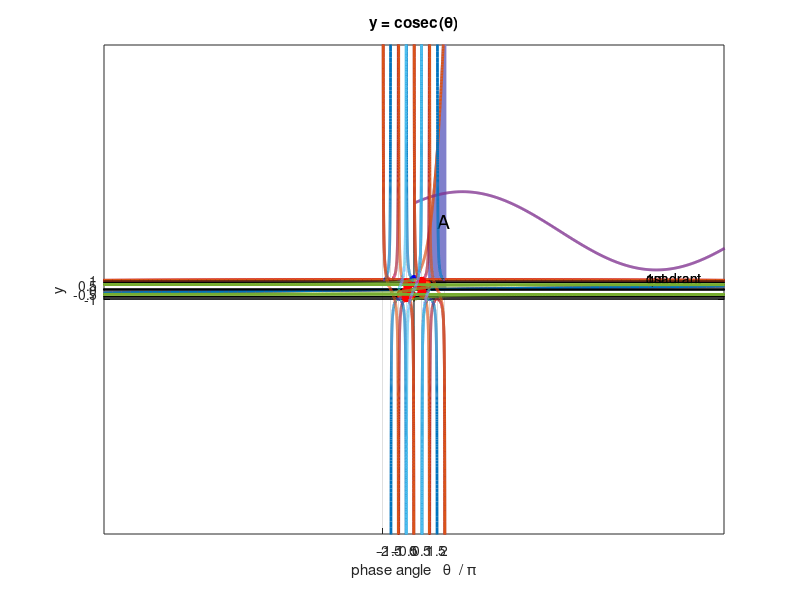

Source code (MATLAB):
% math_4u_01.m

clear all
close all
clc

xMin = 0;
xMax= 2.5;
N = 500;

x = linspace(xMin,xMax,N);
y = 3.*x.^3 + 2.*x +1;

x1 = linspace(1,2,N);
y2 = 3.*x1.^3 + 2.*x1 +1;

figure(1)
   fs = 12; LW = 2;
   set(gcf,'units','normalized','position',[0.1 0.1 0.2 0.3]);
   set(gca,'fontsize',fs);
   
   col = 'b';
   tx = 'x';  ty = 'y'; 
   
   xP = x1;   yP = y2;
   h_area = area(xP,yP,'lineWidth',LW);
   set(h_area,'FaceColor',[0.5 0.5 0.8],'EdgeColor',[0.5 0.5 0.8]);
   hold on
   
   xP = x;   yP = y;
   plot(xP,yP,'lineWidth',LW);
   hold on
   
   text(1.5,7,'A','fontsize',14);
   title('y = 3x^2 + 2x + 1');
   xlabel(tx); ylabel(ty);
   grid on; box on;
 
   
%%    math_trig.doc   sine function
clear all
close all
clc

tMin = -360;
tMax= 360;
N = 2500;

t = linspace(tMin,tMax,N);
y = sind(t);

figure(1)
   fs = 10; LW = 2;
   set(gcf,'units','normalized','position',[0.1 0.1 0.6 0.4]);
   set(gca,'fontsize',fs);
   
   col = 'b';
   tx = 'angle \theta  [degrees]';  ty = 'y'; 
   
   xP = t;   yP = y;
   plot(xP,yP,'lineWidth',LW);
   hold on
      
   xlabel(tx); ylabel(ty);
   grid on; box on;
   set(gca,'XLim',[-360 360]);
   set(gca,'Xtick',tMin:45:tMax);
   
 %%    math_trig.doc   cosine function
clear all
close all
clc

tMin = -360;
tMax= 360;
N = 2500;

t = linspace(tMin,tMax,N);
y = cosd(t);
t1 = tMin:30:tMax;
y1 = cosd(t1);

figure(1)
   fs = 10; LW = 2;
   set(gcf,'units','normalized','position',[0.1 0.1 0.6 0.4]);
   set(gca,'fontsize',fs);
   
   col = 'b';
   tx = 'angle \theta  [degrees]';  ty = 'y'; 
   
   xP = t;   yP = y;
   plot(xP,yP,'lineWidth',LW);
   hold on
    xP = t1;   yP = y1;
   h_plot = plot(xP,yP,'o');
   set(h_plot,'MarkerFaceColor','b','MarkerEdgeColor','b');
   col = 'k';LW = 1.5;
   xP = [tMin tMax];   yP = [0 0];
   plot(xP,yP,col,'lineWidth',LW);
   
   col = 'k';LW = 0.5;
   xP = [0 0];   yP = [-1.2 1.2];
   plot(xP,yP,col,'lineWidth',LW); 
   
   col = 'k';LW = 0.5;
   xP = [90 90];   yP = [-1.2 1.2];
   plot(xP,yP,col,'lineWidth',LW); 
   xP = [180 180];   yP = [-1.2 1.2];
   plot(xP,yP,col,'lineWidth',LW); 
   xP = [270 270];   yP = [-1.2 1.2];
   plot(xP,yP,col,'lineWidth',LW);
   xP = [360 360];   yP = [-1.2 1.2];
   plot(xP,yP,col,'lineWidth',LW); 
   
   xP = [-360 360];   yP = [0.5 0.5];
   plot(xP,yP,col,'lineWidth',LW); 
   xP = [-360 360];   yP = [1/sqrt(2) 1/sqrt(2)];
   plot(xP,yP,col,'lineWidth',LW); 
   xP = [-360 360];   yP = [sqrt(3)/2 sqrt(3)/2];
   plot(xP,yP,col,'lineWidth',LW); 
   xP = [-360 360];   yP = [-0.5 -0.5];
   plot(xP,yP,col,'lineWidth',LW); 
   xP = [-360 360];   yP = [-1/sqrt(2) -1/sqrt(2)];
   plot(xP,yP,col,'lineWidth',LW); 
   xP = [-360 360];   yP = [-sqrt(3)/2 -sqrt(3)/2];
   plot(xP,yP,col,'lineWidth',LW); 
   
   
   xlabel(tx); ylabel(ty);
   grid on; box on;
   
   text(15,1.2,'1st');
   text(15,1.1,'quadrant');
   text(15+90,1.2,'2nd');
   text(15+90,1.1,'quadrant');
   text(15+180,1.2,'3nd');
   text(15+180,1.1,'quadrant');
   text(15+270,1.2,'4th');
   text(15+270,1.1,'quadrant');
   
   set(gca,'XLim',[-360 360]);
   set(gca,'Xtick',tMin:45:tMax);
   set(gca,'YLim',[-1.2 1.3]);  
   
%%    math_trig.doc   tan function
clear all
close all
clc

tMin = -360;
tMax= 360;
N = 2500;
Ylimit = 20;
t = linspace(tMin,tMax,N);
y = tand(t);

figure(1)
   fs = 10; LW = 2;
   set(gcf,'units','normalized','position',[0.1 0.1 0.6 0.4]);
   set(gca,'fontsize',fs);
   
   col = 'b';
   tx = 'angle \theta  [degrees]';  ty = 'y'; 
   
   xP = t;   yP = y;
   plot(xP,yP,'lineWidth',LW);
   hold on
    col = 'k';LW = 0.5;
   xP = [-360 360];   yP = [0 0];
   plot(xP,yP,col,'lineWidth',LW); 
   xP = [0 0];   yP = [-Ylimit Ylimit];
   plot(xP,yP,col,'lineWidth',LW);
   xP = [-360 360];   yP = [1 1];
   plot(xP,yP,col,'lineWidth',LW); 
   xP = [-360 360];   yP = [-1 -1];
   plot(xP,yP,col,'lineWidth',LW); 
   
   %xlabel(tx);
   ylabel(ty);
   grid on; box on;
   set(gca,'XLim',[-360 360]);
   set(gca,'Xtick',tMin:45:tMax);
   
   set(gca,'YLim',[-Ylimit Ylimit]);
   
   %%    math_trig.doc   sine and cosine functions
clear all
close all
clc

tMin = -360;
tMax= 360;
N = 2500;
Ylimit = 1.20;
t = linspace(tMin,tMax,N);
ys = sind(t);
yc = cosd(t);

figure(1)
   fs = 10; LW = 2;
   set(gcf,'units','normalized','position',[0.1 0.1 0.5 0.3]);
   set(gca,'fontsize',fs);
   
   col = 'b';
   tx = 'angle \theta  [degrees]';  ty = 'y'; 
   
   xP = t;   yP = ys;
   plot(xP,yP,'lineWidth',LW);
   hold on
    col = 'r';LW = 2;
   xP = t;   yP = yc;
   plot(xP,yP,col,'lineWidth',LW); 
   
   col = 'k';LW = 0.5;
   xP = [-360 360];   yP = [0 0];
   plot(xP,yP,col,'lineWidth',LW); 
   
   col = 'k';LW = 0.5;
   xP = [0 0];   yP = [-Ylimit Ylimit];
   plot(xP,yP,col,'lineWidth',LW); 
   
   
   %xlabel(tx);
   ylabel(ty);
   grid on; box on;
   set(gca,'XLim',[-360 360]);
   set(gca,'Xtick',tMin:45:tMax);
   
   set(gca,'YLim',[-Ylimit Ylimit]);
   
   %%    math_trig.doc   sine function
clear all
close all
clc

tMin = -360;
tMax= 360;
N = 2500;

t = linspace(tMin,tMax,N);
y = sind(t);

figure(1)
   fs = 10; LW = 2;
   set(gcf,'units','normalized','position',[0.1 0.1 0.6 0.4]);
   set(gca,'fontsize',fs);
   
   col = 'b';
   tx = 'angle \theta  [degrees]';  ty = 'y'; 
   
   xP = t;   yP = y;
   plot(xP,yP,'lineWidth',LW);
   hold on
      
   xlabel(tx); ylabel(ty);
   grid on; box on;
   set(gca,'XLim',[-360 360]);
   set(gca,'Xtick',tMin:45:tMax);
   
 %%    math_trig.doc   cosine function
clear all
close all
clc

tMin = -360;
tMax= 360;
N = 2500;

t = linspace(tMin,tMax,N);
y = cosd(t);
t1 = tMin:30:tMax;
y1 = cosd(t1);

figure(1)
   fs = 10; LW = 2;
   set(gcf,'units','normalized','position',[0.1 0.1 0.6 0.4]);
   set(gca,'fontsize',fs);
   
   col = 'b';
   tx = 'angle \theta  [degrees]';  ty = 'y'; 
   
   xP = t;   yP = y;
   plot(xP,yP,'lineWidth',LW);
   hold on
    xP = t1;   yP = y1;
   h_plot = plot(xP,yP,'o');
   set(h_plot,'MarkerFaceColor','b','MarkerEdgeColor','b');
   col = 'k';LW = 1.5;
   xP = [tMin tMax];   yP = [0 0];
   plot(xP,yP,col,'lineWidth',LW);
   
   col = 'k';LW = 0.5;
   xP = [0 0];   yP = [-1.2 1.2];
   plot(xP,yP,col,'lineWidth',LW); 
   
   col = 'k';LW = 0.5;
   xP = [90 90];   yP = [-1.2 1.2];
   plot(xP,yP,col,'lineWidth',LW); 
   xP = [180 180];   yP = [-1.2 1.2];
   plot(xP,yP,col,'lineWidth',LW); 
   xP = [270 270];   yP = [-1.2 1.2];
   plot(xP,yP,col,'lineWidth',LW);
   xP = [360 360];   yP = [-1.2 1.2];
   plot(xP,yP,col,'lineWidth',LW); 
   
   xP = [-360 360];   yP = [0.5 0.5];
   plot(xP,yP,col,'lineWidth',LW); 
   xP = [-360 360];   yP = [1/sqrt(2) 1/sqrt(2)];
   plot(xP,yP,col,'lineWidth',LW); 
   xP = [-360 360];   yP = [sqrt(3)/2 sqrt(3)/2];
   plot(xP,yP,col,'lineWidth',LW); 
   xP = [-360 360];   yP = [-0.5 -0.5];
   plot(xP,yP,col,'lineWidth',LW); 
   xP = [-360 360];   yP = [-1/sqrt(2) -1/sqrt(2)];
   plot(xP,yP,col,'lineWidth',LW); 
   xP = [-360 360];   yP = [-sqrt(3)/2 -sqrt(3)/2];
   plot(xP,yP,col,'lineWidth',LW); 
   
   
   xlabel(tx); ylabel(ty);
   grid on; box on;
   
   text(15,1.2,'1st');
   text(15,1.1,'quadrant');
   text(15+90,1.2,'2nd');
   text(15+90,1.1,'quadrant');
   text(15+180,1.2,'3nd');
   text(15+180,1.1,'quadrant');
   text(15+270,1.2,'4th');
   text(15+270,1.1,'quadrant');
   
   set(gca,'XLim',[-360 360]);
   set(gca,'Xtick',tMin:45:tMax);
   set(gca,'YLim',[-1.2 1.3]);  
   
%%    math_trig.doc   y = y0+ymax sin(2pit/T + phi) function
clear all
close all
clc

tMin = 0;
tMax= 100;
T = 25;
y0 = 6;
phi = pi/4;
ymax = 4;
N = 2500;
Ylimit = 12;
t = linspace(tMin,tMax,N);

y = y0 + ymax .* sin(2*pi*t/T + phi);

figure(1)
   fs = 10; LW = 2;
   set(gcf,'units','normalized','position',[0.1 0.1 0.6 0.4]);
   set(gca,'fontsize',fs);
   
   col = 'b';
   tx = 'angle \theta  [degrees]';  ty = 'y'; 
   
   xP = t;   yP = y;
   plot(xP,yP,'lineWidth',LW);
  
   xlabel('time  t  [a.u.]');
   ylabel('displacement  y  [a.u.]');
   grid on; box on;
   %set(gca,'XLim',[-360 360]);
   %set(gca,'Xtick',tMin:45:tMax);
   set(gca,'YLim',[0 Ylimit]);
   
  %%    math_trig.doc   y = sin(theta) function
clear all
close all
clc

tMin = -1*pi;
tMax= 1*pi;

N = 2500;
Ylimit = 1.2;
t = linspace(tMin,tMax,N);

y = sin(t);
figure(1)
   fs = 10; LW = 2;
   set(gcf,'units','normalized','position',[0.1 0.1 0.4 0.25]);
   set(gca,'fontsize',fs);
   
   col = 'b';
   tx = 'angle \theta  [degrees]';  ty = 'y'; 
   
   xP = t/(pi);   yP = y;
   plot(xP,yP,'lineWidth',LW);
  
   xlabel('phase angle   \theta  / \pi');
   ylabel('y');
    title('y = sin(\theta)');
   grid on; box on;
   %set(gca,'XLim',[-360 360]);
   set(gca,'Xtick',-2:0.5:2);
   set(gca,'YLim',[-Ylimit Ylimit]); 
   
   hold on
   yP = [-0.5 0.5]; xP = [-1/6 1/6];
   plot(xP,yP,'ro','MarkerFaceColor','r');
    yP = [-0.5 0.5]; xP = [-1+1/6 1-1/6];
   plot(xP,yP,'ro','MarkerFaceColor','r');
  
   %%    math_trig.doc   y = cos(theta) function
clear all
close all
clc

tMin = -1*pi;
tMax= 1*pi;

N = 2500;
Ylimit = 1.2;
t = linspace(tMin,tMax,N);

y = cos(t);
figure(1)
   fs = 10; LW = 2;
   set(gcf,'units','normalized','position',[0.1 0.1 0.4 0.25]);
   set(gca,'fontsize',fs);
   
   col = 'b';
   tx = 'angle \theta  [degrees]';  ty = 'y'; 
   
   xP = t/(pi);   yP = y;
   plot(xP,yP,'lineWidth',LW);
  
   xlabel('phase angle   \theta  / \pi');
   ylabel('y');
    title('y = cos(\theta)');
   grid on; box on;
   %set(gca,'XLim',[-360 360]);
   set(gca,'Xtick',-2:0.5:2);
   set(gca,'YLim',[-Ylimit Ylimit]); 
   
   hold on
   yP = [-0.5 0.5]; xP = [1-1/3 1/3];
   plot(xP,yP,'ro','MarkerFaceColor','r');
    yP = [-0.5 0.5]; xP = [-1+1/3 -1/3];
   plot(xP,yP,'ro','MarkerFaceColor','r');
   
     %%    math_trig.doc   y = cosec(theta) function
clear all
close all
clc

tMin = -2*pi;
tMax= 2*pi;

N = 12521;
Ylimit = 20;
t = linspace(tMin,tMax,N);

y = 1 ./sin(t);
figure(1)
   fs = 10; LW = 2;
   set(gcf,'units','normalized','position',[0.1 0.1 0.4 0.25]);
   set(gca,'fontsize',fs);
   
   col = 'b';
   tx = 'angle \theta  [degrees]';  ty = 'y'; 
   
   xP = t/(pi);   yP = y;
   plot(xP,yP,'lineWidth',LW);
  
   xlabel('phase angle   \theta  / \pi');
   ylabel('y');
   title('y = cosec(\theta)');
   grid on; box on;
   %set(gca,'XLim',[-360 360]);
   set(gca,'Xtick',-2:0.5:2);
   set(gca,'YLim',[-Ylimit Ylimit]); 
   
   %%    math_trig.doc   y = sec(theta) function
clear all
close all
clc

tMin = -2*pi;
tMax= 2*pi;

N = 12521;
Ylimit = 20;
t = linspace(tMin,tMax,N);

y = 1 ./cos(t);
figure(1)
   fs = 10; LW = 2;
   set(gcf,'units','normalized','position',[0.1 0.1 0.4 0.25]);
   set(gca,'fontsize',fs);
   
   col = 'b';
   tx = 'angle \theta  [degrees]';  ty = 'y'; 
   
   xP = t/(pi);   yP = y;
   plot(xP,yP,'lineWidth',LW);
  
   xlabel('phase angle   \theta  / \pi');
   ylabel('y');
   title('y = sec(\theta)');
   grid on; box on;
   %set(gca,'XLim',[-360 360]);
   set(gca,'Xtick',-2:0.5:2);
   set(gca,'YLim',[-Ylimit Ylimit]); 
   
     %%    math_trig.doc   y = cot(theta) function
clear all
close all
clc

tMin = -2*pi;
tMax= 2*pi;

N = 12521;
Ylimit = 20;
t = linspace(tMin,tMax,N);

y = 1 ./tan(t);
figure(1)
   fs = 10; LW = 2;
   set(gcf,'units','normalized','position',[0.1 0.1 0.4 0.25]);
   set(gca,'fontsize',fs);
   
   col = 'b';
   tx = 'angle \theta  [degrees]';  ty = 'y'; 
   
   xP = t/(pi);   yP = y;
   plot(xP,yP,'lineWidth',LW);
  
   xlabel('phase angle   \theta  / \pi');
   ylabel('y');
   title('y = cot(\theta)');
   grid on; box on;
   %set(gca,'XLim',[-360 360]);
   set(gca,'Xtick',-2:0.5:2);
   set(gca,'YLim',[-Ylimit Ylimit]); 
 
  
   
    %%    math_trig.doc   theta = asin(y) function
clear all
close all
clc

tMin = -1*pi;
tMax= 1*pi;

N = 2500;
Ylimit = 1.2;
t = linspace(tMin,tMax,N);

y = sin(t);
figure(1)
   fs = 10; LW = 2;
   set(gcf,'units','normalized','position',[0.1 0.1 0.4 0.25]);
   set(gca,'fontsize',fs);
   
   col = 'b';
   tx = 'angle \theta  [degrees]';  ty = 'y'; 
   
   yP = t/(pi);   xP = y;
   plot(xP,yP,'lineWidth',LW);
  
   ylabel('\theta  / \pi');
   xlabel('y');
    title('\theta = asin(y)');
   grid on; box on;
   set(gca,'Ytick',[-1:0.5:1]);
   set(gca,'Xtick',-2:0.5:2);
   set(gca,'YLim',[-Ylimit Ylimit]); 
   
   hold on
   xP = [-0.5 0.5]; yP = [-1/6 1/6];
   plot(xP,yP,'ro','MarkerFaceColor','r');
    xP = [-0.5 0.5]; yP = [-1+1/6 1-1/6];
   plot(xP,yP,'ro','MarkerFaceColor','r');
   
   
    %%    math_trig.doc   theta = acos(y) function
clear all
close all
clc

tMin = -1*pi;
tMax= 1*pi;

N = 2500;
Ylimit = 1.2;
t = linspace(tMin,tMax,N);

y = cos(t);
figure(1)
   fs = 10; LW = 2;
   set(gcf,'units','normalized','position',[0.1 0.1 0.4 0.25]);
   set(gca,'fontsize',fs);
   
   col = 'b';
   tx = 'angle \theta  [degrees]';  ty = 'y'; 
   
   yP = t/(pi);   xP = y;
   plot(xP,yP,'lineWidth',LW);
  
   ylabel('\theta  / \pi');
   xlabel('y');
    title('\theta = acos(y)');
   grid on; box on;
   set(gca,'Ytick',[-1:0.5:1]);
   set(gca,'Xtick',-2:0.5:2);
   set(gca,'YLim',[-Ylimit Ylimit]); 
   
   hold on
   xP = [-0.5 0.5]; yP = [1-1/3 1/3];
   plot(xP,yP,'ro','MarkerFaceColor','r');
    xP = [-0.5 0.5]; yP = [-(1-1/3) -1/3];
   plot(xP,yP,'ro','MarkerFaceColor','r');
   
   
   
      %%    math_trig.doc   theta = atan(y) function
clear all
close all
clc

tMin = -1*pi;
tMax= 1*pi;

N = 2500;
Ylimit = 1.2;
t = linspace(tMin,tMax,N);

y = tan(t);
figure(1)
   fs = 10; LW = 2;
   set(gcf,'units','normalized','position',[0.1 0.1 0.35 0.28]);
   set(gca,'fontsize',fs);
   
   col = 'b';
   tx = 'angle \theta  [degrees]';  ty = 'y'; 
   
   yP = t/(pi);   xP = y;
   plot(xP,yP,'lineWidth',LW);
  
   ylabel('\theta  / \pi');
   xlabel('y');
    title('\theta = atan(y)');
   grid on; box on;
   set(gca,'Ytick',[-1:0.5:1]);
  % set(gca,'Xtick',-2:0.5:2);
   set(gca,'YLim',[-Ylimit Ylimit]); 
   set(gca,'xLim',[-20 20]); 
%    hold on
%    xP = [-0.5 0.5]; yP = [1-1/3 1/3];
%    plot(xP,yP,'ro','MarkerFaceColor','r');
%     xP = [-0.5 0.5]; yP = [-(1-1/3) -1/3];
%    plot(xP,yP,'ro','MarkerFaceColor','r');
%    
%    

     %%    math_trig.doc   y = tan(theta) function
clear all
close all
clc

tMin = -1*pi;
tMax= 1*pi;

N = 12521;
Ylimit = 25;
t = linspace(tMin,tMax,N);

y = tan(t);
figure(1)
   fs = 10; LW = 2;
   set(gcf,'units','normalized','position',[0.1 0.1 0.35 0.28]);
   set(gca,'fontsize',fs);
   
   col = 'b';
   tx = 'angle \theta  [degrees]';  ty = 'y'; 
   
   xP = t/(pi);   yP = y;
   plot(xP,yP,'lineWidth',LW);
  
   xlabel('phase angle   \theta  / \pi');
   ylabel('y');
   title('y = cosec(\theta)');
   grid on; box on;
   %set(gca,'XLim',[-360 360]);
   set(gca,'Xtick',-2:0.5:2);
   set(gca,'YLim',[-Ylimit Ylimit]); 
   
